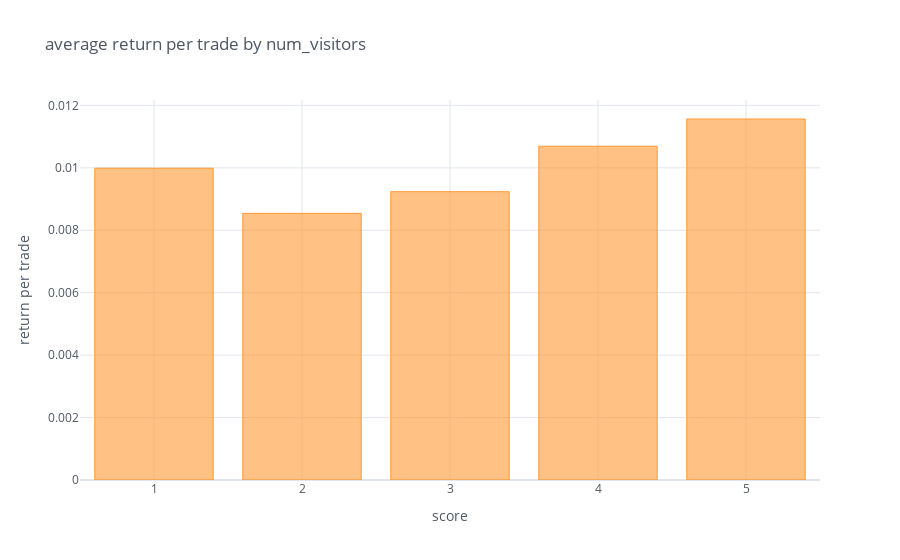

Write notebook code for a chart like this one.
### Code cell
quantile_analysis_plot(trade_alpha500_return_df_small, 5, "num_visitors", "return_post_10d")

### Figure 1 — Plotly figure (JSON) as saved in the notebook; plotly's stock layout.template omitted (floating-point values rounded to 4 significant figures)
{"data": [{"marker": {"color": "rgba(255, 153, 51, 0.6)", "line": {"color": "rgba(255, 153, 51, 1.0)", "width": 1}}, "name": "return", "orientation": "v", "text": "", "type": "bar", "x": [1, 2, 3, 4, 5], "y": [0.009987, 0.008541, 0.009235, 0.01069, 0.01156]}], "layout": {"legend": {"bgcolor": "#FFFFFF", "font": {"color": "#4D5663"}}, "paper_bgcolor": "#FFFFFF", "plot_bgcolor": "#FFFFFF", "title": {"font": {"color": "#4D5663"}, "text": "average return per trade by num_visitors"}, "xaxis": {"gridcolor": "#E1E5ED", "showgrid": true, "tickfont": {"color": "#4D5663"}, "title": {"font": {"color": "#4D5663"}, "text": "score"}, "zerolinecolor": "#E1E5ED"}, "yaxis": {"gridcolor": "#E1E5ED", "showgrid": true, "tickfont": {"color": "#4D5663"}, "title": {"font": {"color": "#4D5663"}, "text": "return per trade"}, "zerolinecolor": "#E1E5ED"}}}
